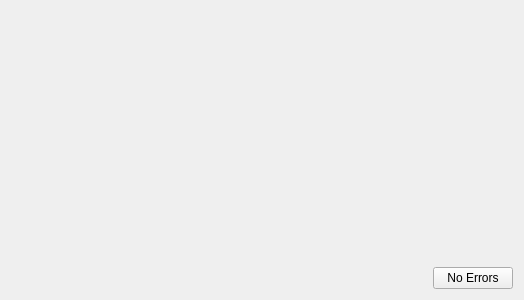
<?xml version="1.0" encoding="UTF-8"?>
<ui version="4.0">
 <class>ScriptOutputEntry</class>
 <widget class="QWidget" name="ScriptOutputEntry">
  <property name="geometry">
   <rect>
    <x>0</x>
    <y>0</y>
    <width>524</width>
    <height>300</height>
   </rect>
  </property>
  <property name="windowTitle">
   <string>Form</string>
  </property>
  <layout class="QVBoxLayout" name="verticalLayout">
   <item>
    <layout class="QHBoxLayout" name="horizontalLayout">
     <item>
      <widget class="QLabel" name="recursionDepthLabel">
       <property name="text">
        <string/>
       </property>
      </widget>
     </item>
     <item>
      <widget class="QLabel" name="outputLabel">
       <property name="text">
        <string/>
       </property>
      </widget>
     </item>
    </layout>
   </item>
   <item>
    <layout class="QHBoxLayout" name="horizontalLayout_2">
     <item>
      <spacer name="horizontalSpacer">
       <property name="orientation">
        <enum>Qt::Horizontal</enum>
       </property>
       <property name="sizeHint" stdset="0">
        <size>
         <width>40</width>
         <height>20</height>
        </size>
       </property>
      </spacer>
     </item>
     <item>
      <widget class="QPushButton" name="errorButton">
       <property name="text">
        <string>No Errors</string>
       </property>
      </widget>
     </item>
    </layout>
   </item>
  </layout>
 </widget>
 <resources/>
 <connections/>
</ui>
